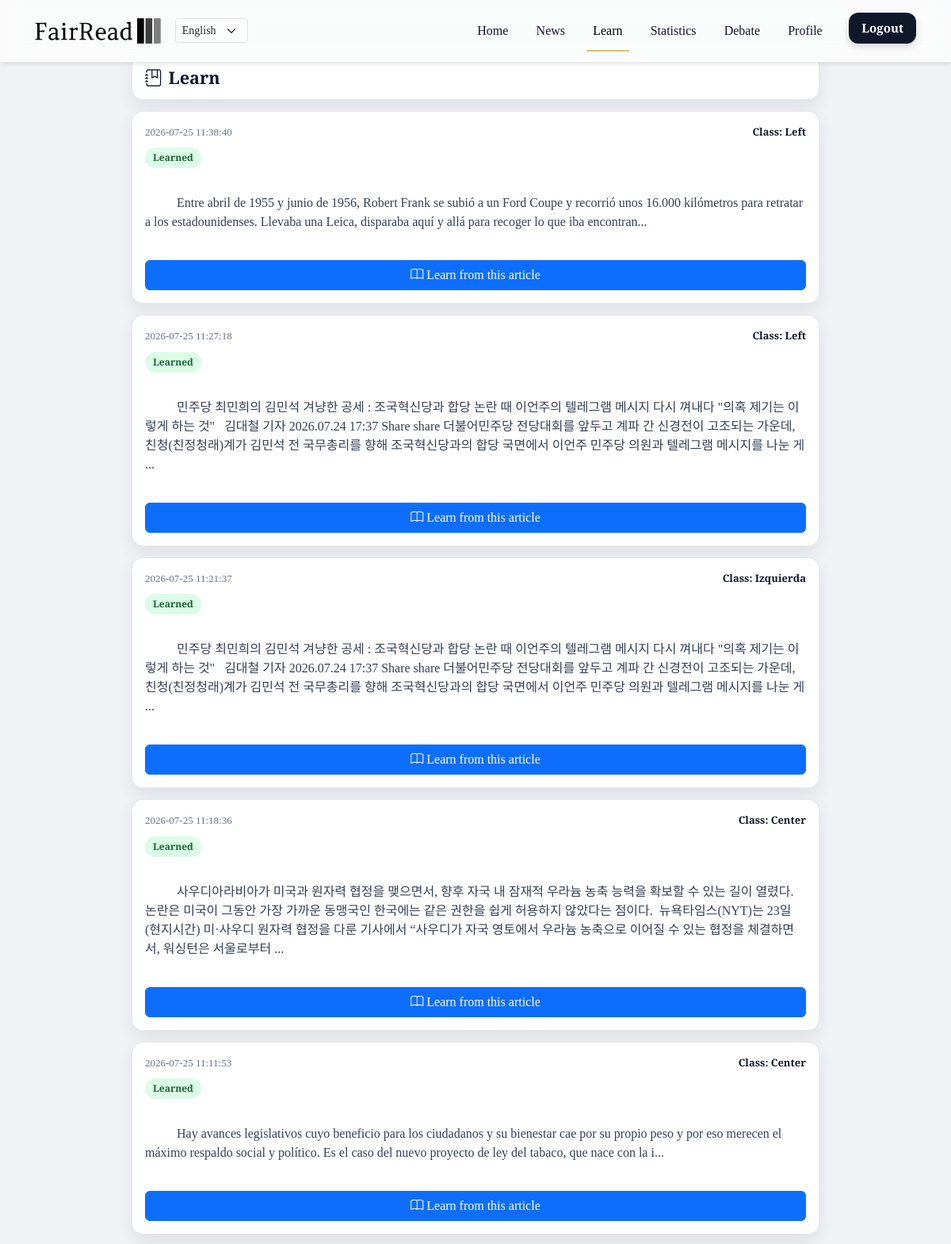
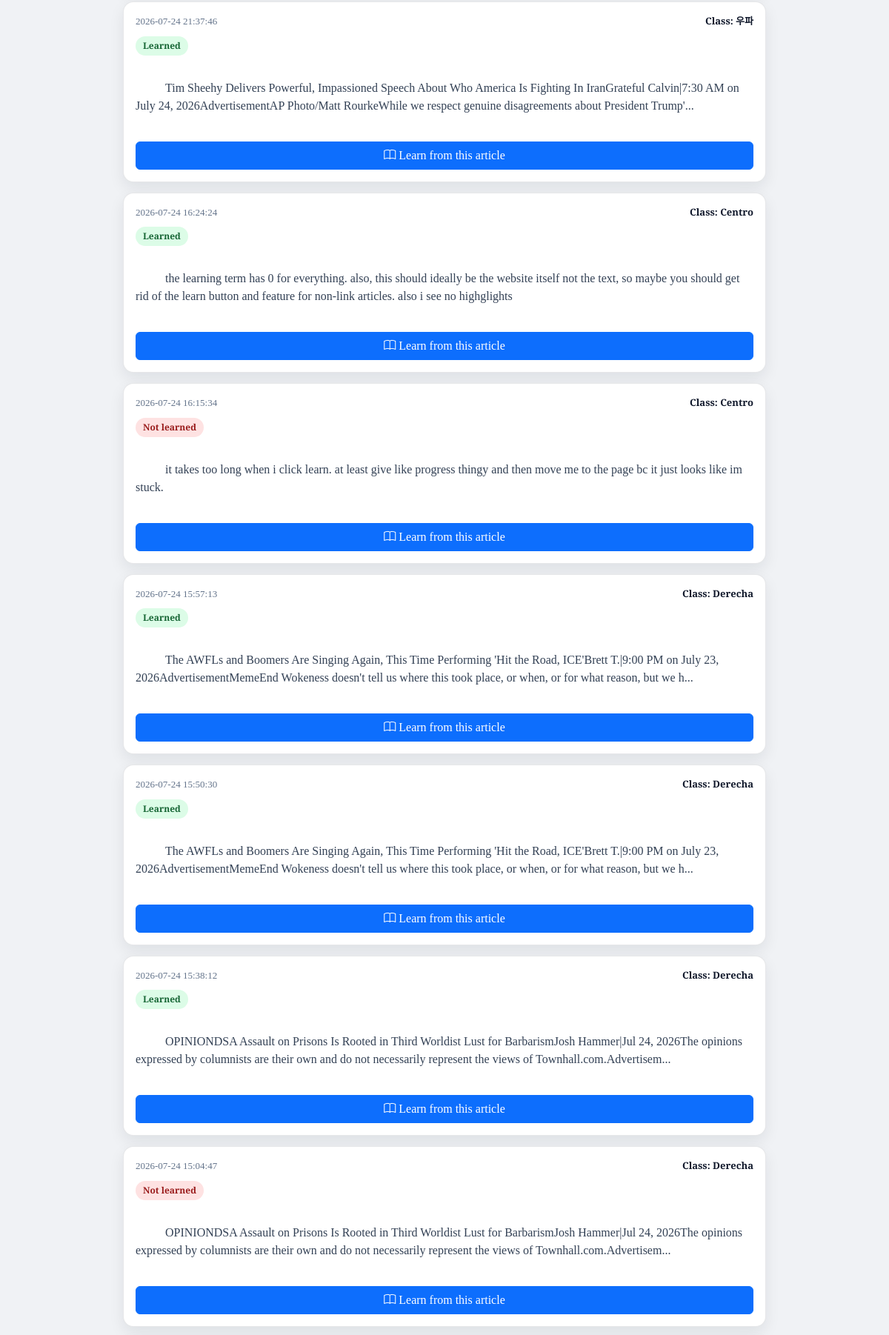
Page /learn (signed in, upper part) on the committed database (2 pictures, top to bottom).
### tables this page shows
CREATE TABLE "Chatlog" (
	"username"	TEXT,
	"date"	TEXT,
	"question"	TEXT,
	"bias_class"	TEXT,
	"bias_percentage"	TEXT,
	"summary"	TEXT,
	"reason"	TEXT
, "keywords"	TEXT, is_url INTEGER DEFAULT 0);

### app.py (the view)
@app.route('/learn')
def learn_home():
    is_login = 'username' in session
    if not is_login:
        return redirect(url_for('login'))
    conn = sqlite3.connect('static/database.db')
    cursor = conn.cursor()
    cursor.execute("""
        SELECT c.rowid, c.date, c.question, c.bias_class, c.summary,
               EXISTS(
                   SELECT 1
                   FROM learning_annotations la
                   WHERE la.article_id = c.rowid
               ) AS learned
        FROM Chatlog c
        WHERE c.username = ?
        ORDER BY c.date DESC
        LIMIT 20
    """, (session['username'],))
    recent_articles = cursor.fetchall()
    conn.close()
    return render_template(
        'learn_home.html',
        recent_articles=recent_articles,
        is_login=is_login,
        is_admin=is_admin_user()
    )

### app.py (called while the page is built)
def current_user():
    return session.get("username")

def is_admin_user():
    return current_user() == "testtest"

def translate_bias_label(label, language='en'):
    return BIAS_LABELS.get(language, {}).get(label, label)

def translate_ui(key, language='en'):
    return UI_LABELS.get(language, {}).get(key, key)

@app.context_processor
def inject_globals():
    return {
        'translate_bias_label': translate_bias_label,
        'translate_ui': translate_ui,
        'current_language': session.get('language', 'en'),
        'is_login': 'username' in session,
        'is_admin': is_admin_user()
    }

### templates/learn_home.html (shortened to what this page needs)
{% extends "header.html" %}
{% block learn %}
<div class="learn-home-wrap">
  <div class="learn-home-hero">
    <h2 class="learn-home-title">
      <i class="bi bi-journal-bookmark me-2"></i>{{ translate_ui("Learn", current_language) }}
    </h2>
  </div>
  {% if recent_articles|length == 0 %}
    <div class="empty-state">
      <p class="mb-2">{{ translate_ui("No recent items", current_language) }}</p>
      <a class="btn btn-primary" href="{{ url_for('chatbot') }}">
        {{ translate_ui("Analyze an article", current_language) }}
      </a>
    </div>
  {% else %}
    {% for article in recent_articles %}
      <div class="learn-card">
        <div class="learn-card-meta">
          <span>{{ article[1] }}</span>
          <span class="learn-bias">{{ translate_ui("Class", current_language) }}: {{ translate_bias_label(article[3], current_language) }}</span>
        </div>
        <div class="mb-2">
          {% if article[5] %}
            <span class="learn-status learned">{{ translate_ui("Learned", current_language) }}</span>
          {% else %}
            <span class="learn-status not-learned">{{ translate_ui("Not learned", current_language) }}</span>
          {% endif %}
        </div>
        <div class="learn-summary">
          {{ article[2][:220] }}{% if article[2]|length > 220 %}...{% endif %}
        </div>
        <a href="{{ url_for('learn_from_article', article_id=article[0]) }}" class="btn btn-primary w-100">
          <i class="bi bi-book"></i> {{ translate_ui("Learn from this article", current_language) }}
        </a>
      </div>
    {% endfor %}
  {% endif %}
</div>
{% endblock %}

### templates/learn_home.html (style rules this page uses)
body { font-family:'Playfair Display',serif; background:#f0f2f5; }
.learn-home-wrap { max-width:900px; margin:0 auto 24px; padding:0 16px 24px; }
.learn-home-hero { background:#fff; border:1px solid rgba(15,23,42,.1); border-radius:14px; box-shadow:0 8px 20px rgba(15,23,42,.08); padding:14px 16px; margin-bottom:14px; }
.learn-home-title { font-weight:700; margin:0; font-size:1.35rem; color:#0f172a; }
.learn-card { background:#fff; border:1px solid rgba(15,23,42,.1); border-radius:14px; box-shadow:0 8px 20px rgba(15,23,42,.08); padding:16px; margin-bottom:14px; }
.learn-card-meta { display:flex; justify-content:space-between; align-items:center; gap:10px; margin-bottom:10px; color:#64748b; font-size:13px; }
.learn-bias { font-weight:700; color:#0f172a; }
.learn-status { display:inline-flex; align-items:center; padding:4px 10px; border-radius:999px; font-size:12px; font-weight:700; }
.learn-status.learned { background:#dcfce7; color:#166534; }
.learn-status.not-learned { background:#fee2e2; color:#991b1b; }
.learn-summary { color:#334155; margin-bottom:12px; white-space:pre-wrap; }

### rows in the picture
Chatlog: date "2026-07-25 11:38:40", question "Entre abril de 1955 y junio de 1956, Robert Frank se subió a un Ford Coupe y recorrió unos 16.000 kilómetros para retratar a los estadounidenses. Llevaba una Leica, disparaba aquí y allá para recoger lo que iba encontran"
Chatlog: date "2026-07-25 11:27:18", question "민주당 최민희의 김민석 겨냥한 공세 : 조국혁신당과 합당 논란 때 이언주의 텔레그램 메시지 다시 껴내다 \"의혹 제기는 이렇게 하는 것\" 김대철 기자 2026.07.24 17:37 Share share 더불어민주당 전당대회를 앞두고 계파 간 신경전이 고조되는 가운데, 친청(친정청래)계가 김민석 전 국무총리를 향해 조국혁신당과의 합당 국면에서 이언주 민주당 의원과 텔레그램 메시지를 나눈 게"
Chatlog: date "2026-07-25 11:21:37", question "민주당 최민희의 김민석 겨냥한 공세 : 조국혁신당과 합당 논란 때 이언주의 텔레그램 메시지 다시 껴내다 \"의혹 제기는 이렇게 하는 것\" 김대철 기자 2026.07.24 17:37 Share share 더불어민주당 전당대회를 앞두고 계파 간 신경전이 고조되는 가운데, 친청(친정청래)계가 김민석 전 국무총리를 향해 조국혁신당과의 합당 국면에서 이언주 민주당 의원과 텔레그램 메시지를 나눈 게"
Chatlog: date "2026-07-25 11:18:36", question "사우디아라비아가 미국과 원자력 협정을 맺으면서, 향후 자국 내 잠재적 우라늄 농축 능력을 확보할 수 있는 길이 열렸다. 논란은 미국이 그동안 가장 가까운 동맹국인 한국에는 같은 권한을 쉽게 허용하지 않았다는 점이다. 뉴욕타임스(NYT)는 23일(현지시간) 미·사우디 원자력 협정을 다룬 기사에서 “사우디가 자국 영토에서 우라늄 농축으로 이어질 수 있는 협정을 체결하면서, 워싱턴은 서울로부터"
Chatlog: date "2026-07-25 11:11:53", question "Hay avances legislativos cuyo beneficio para los ciudadanos y su bienestar cae por su propio peso y por eso merecen el máximo respaldo social y político. Es el caso del nuevo proyecto de ley del tabaco, que nace con la i"
Chatlog: date "2026-07-24 21:37:46", question "Tim Sheehy Delivers Powerful, Impassioned Speech About Who America Is Fighting In IranGrateful Calvin|7:30 AM on July 24, 2026AdvertisementAP Photo/Matt RourkeWhile we respect genuine disagreements about President Trump'"
Chatlog: date "2026-07-24 16:24:24", question "the learning term has 0 for everything. also, this should ideally be the website itself not the text, so maybe you should get rid of the learn button and feature for non-link articles. also i see no highglights"
Chatlog: date "2026-07-24 16:15:34", question "it takes too long when i click learn. at least give like progress thingy and then move me to the page bc it just looks like im stuck."
Chatlog: date "2026-07-24 15:57:13", question "The AWFLs and Boomers Are Singing Again, This Time Performing 'Hit the Road, ICE'Brett T.|9:00 PM on July 23, 2026AdvertisementMemeEnd Wokeness doesn't tell us where this took place, or when, or for what reason, but we h"
Chatlog: date "2026-07-24 15:50:30", question "The AWFLs and Boomers Are Singing Again, This Time Performing 'Hit the Road, ICE'Brett T.|9:00 PM on July 23, 2026AdvertisementMemeEnd Wokeness doesn't tell us where this took place, or when, or for what reason, but we h"
Chatlog: date "2026-07-24 15:38:12", question "OPINIONDSA Assault on Prisons Is Rooted in Third Worldist Lust for BarbarismJosh Hammer|Jul 24, 2026The opinions expressed by columnists are their own and do not necessarily represent the views of Townhall.com.Advertisem"
Chatlog: date "2026-07-24 15:04:47", question "OPINIONDSA Assault on Prisons Is Rooted in Third Worldist Lust for BarbarismJosh Hammer|Jul 24, 2026The opinions expressed by columnists are their own and do not necessarily represent the views of Townhall.com.Advertisem"

### other values in the picture
{{ translate_ui('Home', current_language) }} "Home"
{{ translate_ui('News', current_language) }} "News"
{{ translate_ui('Learn', current_language) }} "Learn"
{{ translate_ui('Statistics', current_language) }} "Statistics"
{{ translate_ui('Debate', current_language) }} "Debate"
{{ translate_ui('Profile', current_language) }} "Profile"
{{ translate_ui('Logout', current_language) }} "Logout"
{{ translate_ui("Learn", current_language) }} "Learn"
